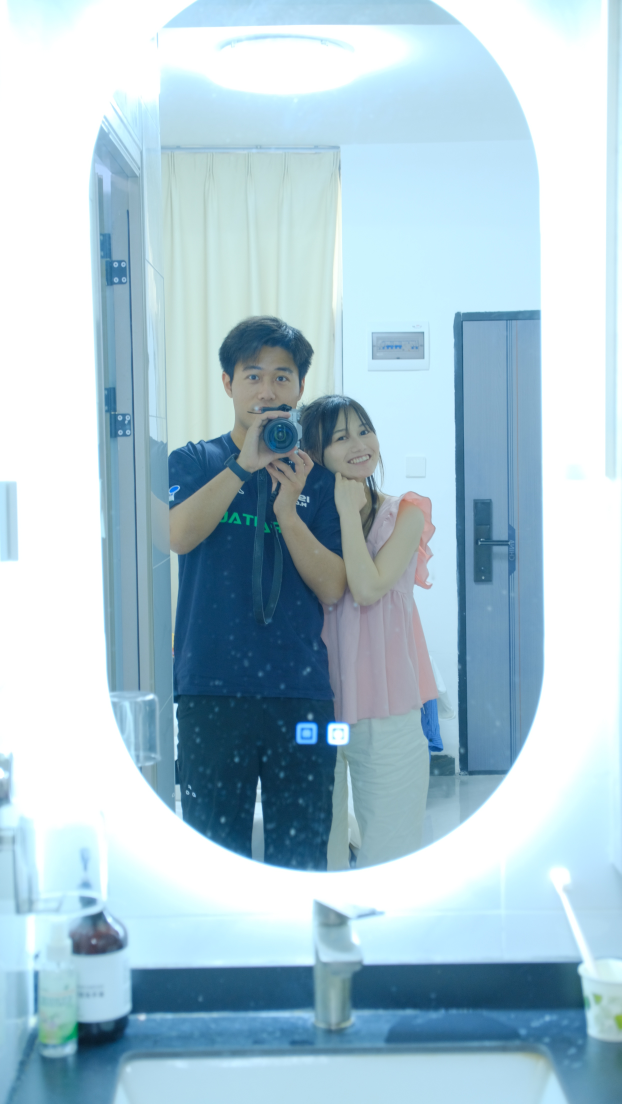
#> input picture images/0.jpg, 2488 x 4416 px (shown at 1/4 size); its folder holds only this picture in this run
$ python preprocess.py
#> lines starting #> are read from the running program, lines starting #| are printed output that depends on the picture
#!/usr/bin/env python3
"""
💕 照片预处理脚本

使用方法:
  1. 将你们的照片放入 images/ 文件夹
  2. 运行: python3 scripts/preprocess.py
  3. 脚本会:
     - 按拍摄时间重命名照片 (0.jpg, 1.jpg, ...)
     - 生成缩略图到 images/thumbs/ 文件夹
     - 将非 JPG 格式转换为 JPG

发布时 GitHub Actions 会对 dist/images 自动运行:
  python3 scripts/preprocess.py --images-dir dist/images
"""

import argparse
import os
import sys
import shutil
import tempfile
from pathlib import Path
from datetime import datetime

try:
    from PIL import Image, ImageOps
    from PIL.ExifTags import TAGS
except ImportError:
    print("需要安装 Pillow 库: python3 -m pip install Pillow")
    sys.exit(1)

try:
    from pillow_heif import register_heif_opener
    register_heif_opener()
#> (this line was passed over: pillow_heif is not available in this run)
except ImportError:
    pass

THUMB_SIZE = (720, 720)
SUPPORTED_FORMATS = {".jpg", ".jpeg", ".png", ".webp", ".heic", ".bmp", ".gif"}


def get_exif_date(image_path):
    """从图片 EXIF 数据中提取拍摄时间"""
    try:
        img = Image.open(image_path)
#> img is the input picture: PIL image 2488x4416 RGB; mean R, G, B 171.4, 198.7, 211.4
        exif_data = img._getexif()
        if exif_data:
            for tag, value in exif_data.items():
                tag_name = TAGS.get(tag, tag)
                if tag_name == "DateTimeOriginal":
                    return datetime.strptime(value, "%Y:%m:%d %H:%M:%S")
    except Exception:
        pass
    # 如果没有 EXIF 数据，使用文件修改时间
    mtime = os.path.getmtime(image_path)
    return datetime.fromtimestamp(mtime)


def collect_images(images_dir):
    """收集所有支持格式的图片"""
    images = []
    for f in images_dir.iterdir():
        if f.is_file() and f.suffix.lower() in SUPPORTED_FORMATS:
            date = get_exif_date(f)
            images.append((f, date))
    # 按拍摄时间倒序排列 (最新的在前)
    images.sort(key=lambda x: x[1], reverse=True)
    return images


def create_thumbnail(src_path, thumb_path):
    """创建等比缩略图，保留照片原始比例"""
    img = Image.open(src_path)
    img = ImageOps.exif_transpose(img)
    img = img.convert("RGB")
    img.thumbnail(THUMB_SIZE, Image.LANCZOS)
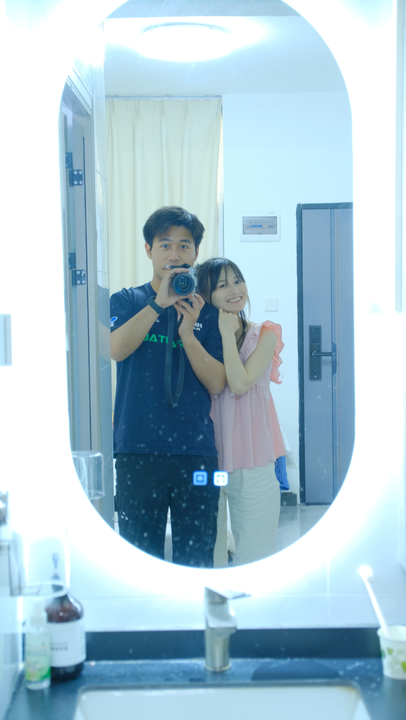
#> img: PIL image 406x720 RGB; mean R, G, B 171.3, 198.6, 211.4
    img.save(thumb_path, "JPEG", quality=85)


def parse_args():
    parser = argparse.ArgumentParser(description="Preprocess website photos.")
    parser.add_argument(
        "--images-dir",
        default="images",
        help="Directory containing source photos. Defaults to images.",
    )
    return parser.parse_args()


def main():
    args = parse_args()
    images_dir = Path(args.images_dir)
    thumbs_dir = images_dir / "thumbs"

    if not images_dir.exists():
        print(f"{images_dir}/ 不存在")
        return

    images = collect_images(images_dir)
    if not images:
        print(f"在 {images_dir}/ 中没有找到图片")
        return

    print(f"找到 {len(images)} 张照片，开始处理...\n")

    temp_root = Path(tempfile.mkdtemp(prefix="photo-preprocess-"))
    temp_images = temp_root / "images"
    temp_thumbs = temp_root / "thumbs"
    temp_images.mkdir()
    temp_thumbs.mkdir()

    try:
        for idx, (path, date) in enumerate(images):
            new_name = f"{idx}.jpg"
            new_path = temp_images / new_name
            thumb_path = temp_thumbs / new_name

            img = Image.open(path)
            img = ImageOps.exif_transpose(img)
            img = img.convert("RGB")
            img.save(new_path, "JPEG", quality=95)

            create_thumbnail(new_path, thumb_path)

            date_str = date.strftime("%Y-%m-%d %H:%M")
            print(f"  [{idx}] {new_name} <- {date_str}")

        for f in images_dir.iterdir():
            if f.is_file() and f.suffix.lower() in SUPPORTED_FORMATS:
                f.unlink()

        if thumbs_dir.exists():
            shutil.rmtree(thumbs_dir)
        thumbs_dir.mkdir(exist_ok=True)

        for f in sorted(temp_images.iterdir()):
            shutil.move(str(f), images_dir / f.name)
        for f in sorted(temp_thumbs.iterdir()):
            shutil.move(str(f), thumbs_dir / f.name)
    finally:
        shutil.rmtree(temp_root, ignore_errors=True)

    print(f"\n完成! 共处理 {len(images)} 张照片")
    print(f"缩略图已保存到 {thumbs_dir}/")


if __name__ == "__main__":
    main()

$ run again, on images/4.jpg
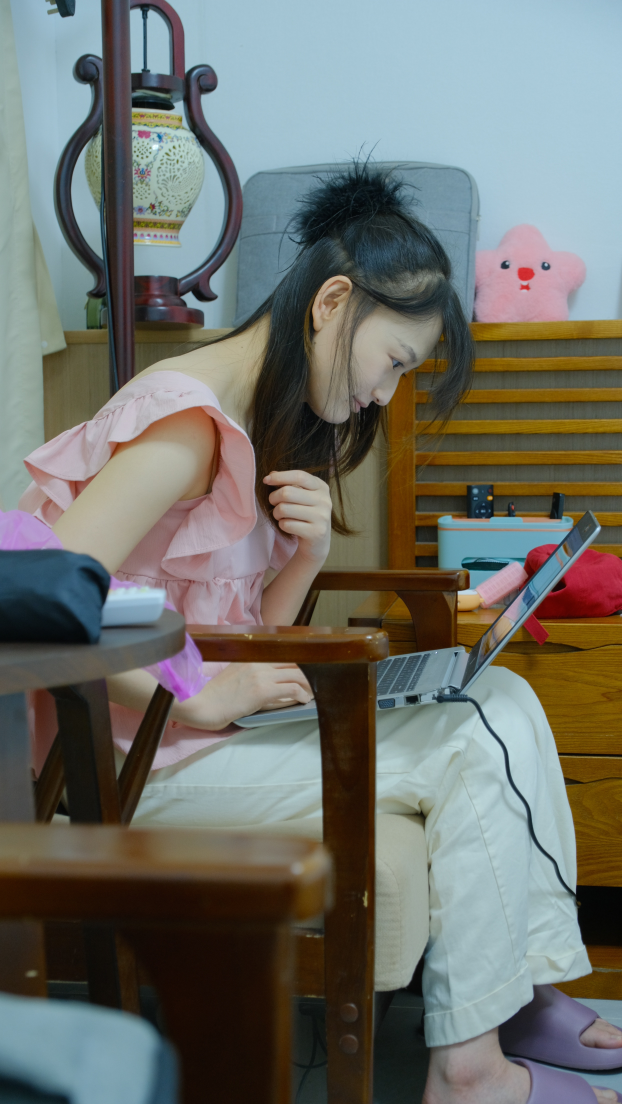
#> input picture images/4.jpg, 2488 x 4416 px (shown at 1/4 size)
#> in get_exif_date, img is the input picture: PIL image 2488x4416 RGB; mean R, G, B 110.5, 112.7, 106.9
#> in create_thumbnail, `img.thumbnail(THUMB_SIZE, Image.LANCZOS)`:
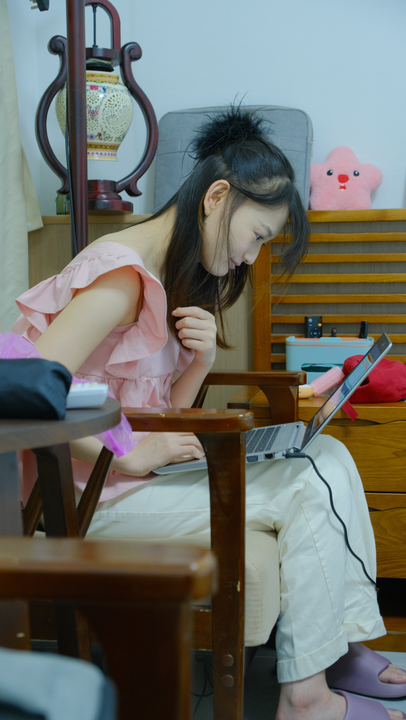
#> img: PIL image 406x720 RGB; mean R, G, B 110.4, 112.6, 106.8

$ run again, on images/微信图片_20260602190259_31284_261.jpg
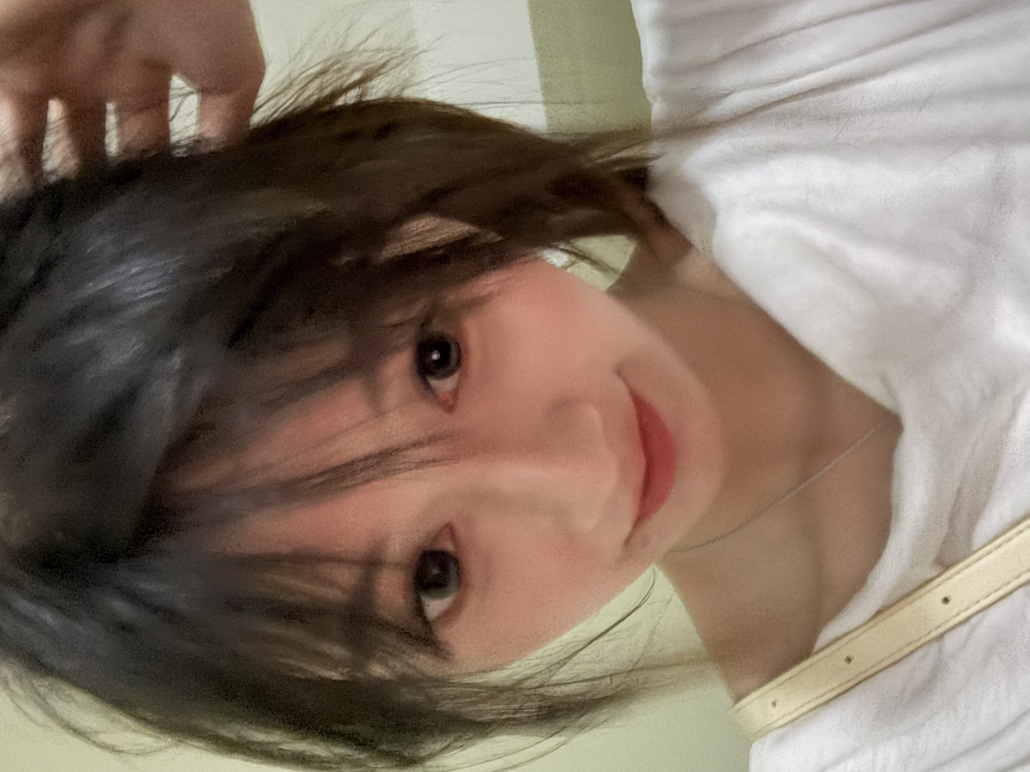
#> input picture images/微信图片_20260602190259_31284_261.jpg, 3088 x 2316 px (shown at 1/3 size)
#> in get_exif_date, img is the input picture: PIL image 3088x2316 RGB; mean R, G, B 130.9, 114.8, 101.1
#> exif_data = {274: 5}
#> the loop in get_exif_date, `for tag, value in exif_data.items():` made 1 pass
#> (tag, value, tag_name) on pass 1: (274, 5, 'Orientation')
#> in main, `img = ImageOps.exif_transpose(img)`:
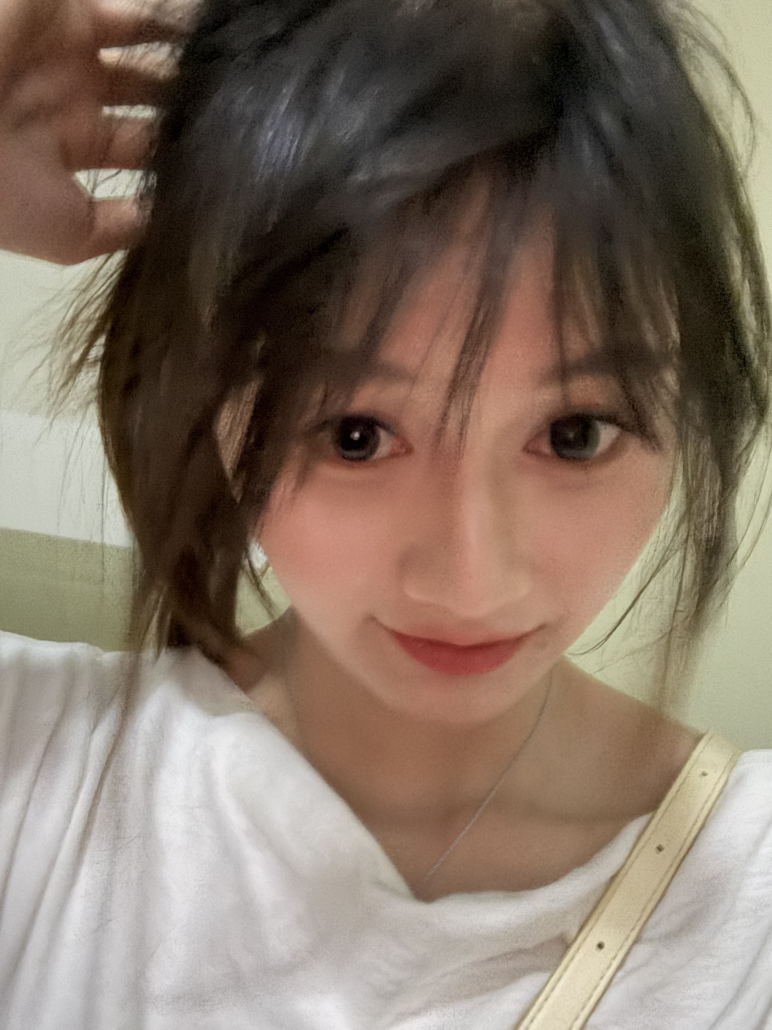
#> img: PIL image 2316x3088 RGB (shown at 1/3 size); mean R, G, B 130.9, 114.8, 101.1
#> in create_thumbnail, `img.thumbnail(THUMB_SIZE, Image.LANCZOS)`:
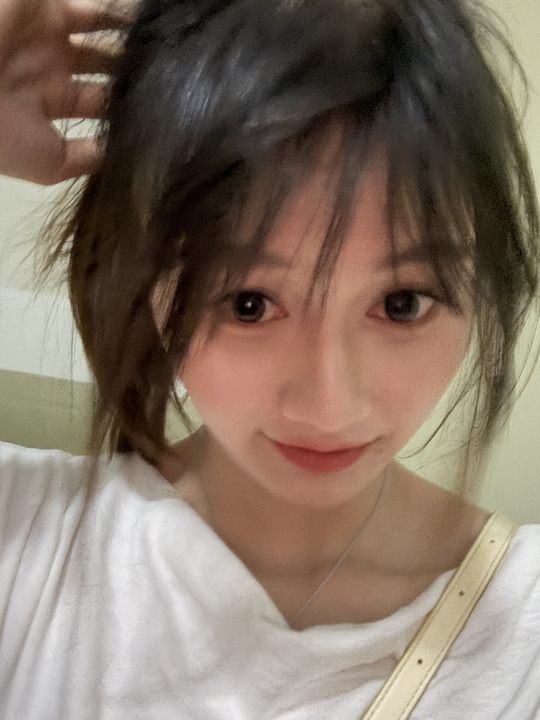
#> img: PIL image 540x720 RGB; mean R, G, B 131.1, 115, 101.2

$ run again, on images/1.jpg
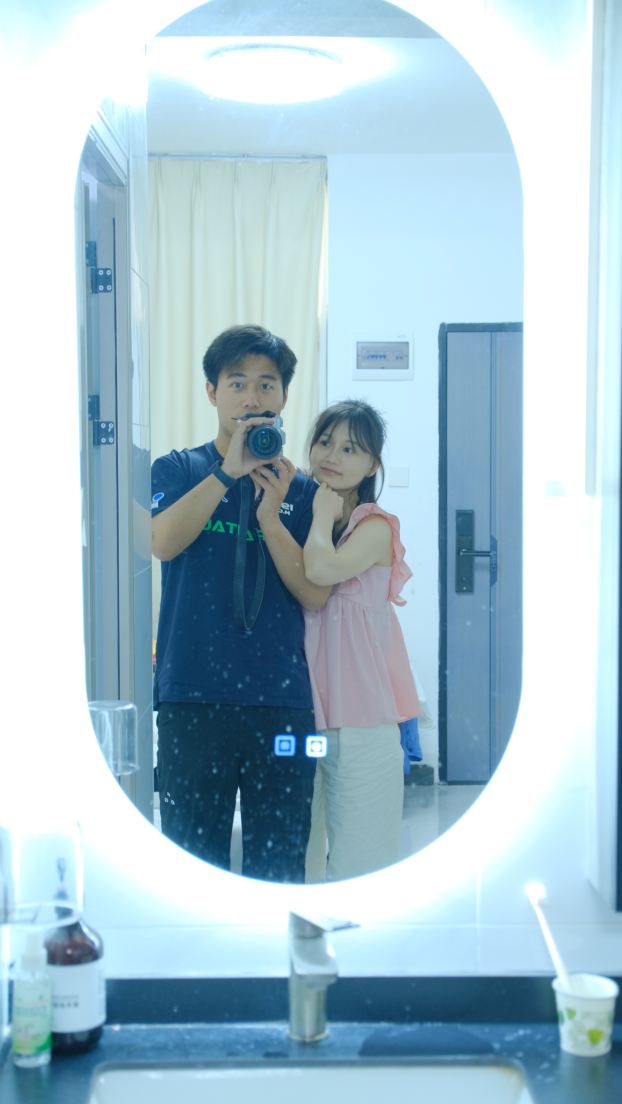
#> input picture images/1.jpg, 2488 x 4416 px (shown at 1/4 size)
#> in get_exif_date, img is the input picture: PIL image 2488x4416 RGB; mean R, G, B 168.1, 195.9, 208.8
#> in create_thumbnail, `img.thumbnail(THUMB_SIZE, Image.LANCZOS)`:
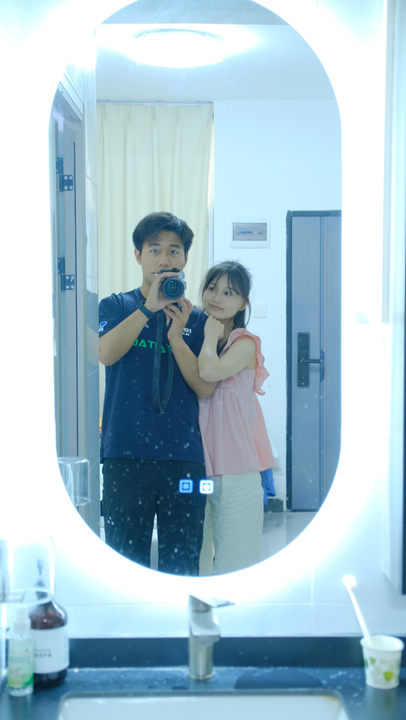
#> img: PIL image 406x720 RGB; mean R, G, B 168, 195.8, 208.7
